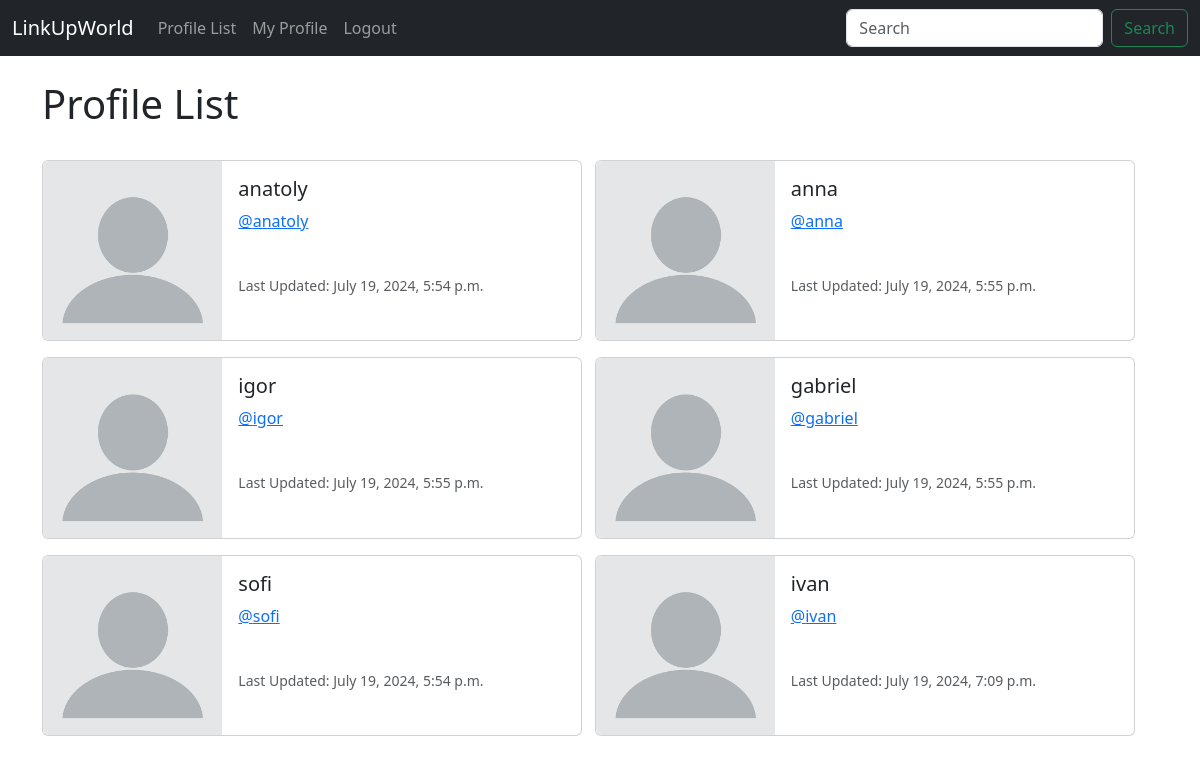
The page /profile-list/ (signed in) on the database its author committed.
### core/models.py (models this page shows, shortened)
class Profile(models.Model):
    user = models.OneToOneField(User, on_delete=models.CASCADE)
    follows = models.ManyToManyField("self", related_name="followed_by", symmetrical=False, blank=True)
    date_modified = models.DateTimeField(User, auto_now=True)

### core/views.py (the view)
# urls.py: path('profile-list/', views.profile_list, name="profile_list"),
def profile_list(request):
    profiles = Profile.objects.exclude()
    return render(request, 'core/profile_list.html', {'profiles': profiles})

### core/templates/core/profile_list.html
{% extends 'core/base.html' %}
{% load static %}
{% block content %}
<h1>Profile List</h1>
<br>
{% if profiles %}
    {% for profile in profiles %}
    <div class="d-inline-flex card mb-3" style="max-width: 540px;">
  <div class="row g-0">
    <div class="col-md-4">
      <img src="{% static 'images/default_avatar.png' %}" class="img-fluid rounded-start" alt="Profile Image">
    </div>
    <div class="col-md-8">
      <div class="card-body">
        <h5 class="card-title">{{ profile.user.username }}</h5>
        <p class="card-text"><a href="{% url 'profile' profile.user.id %}">@{{ profile.user.username }}</a></p><br>
        <p class="card-text"><small class="text-body-secondary">Last Updated: {{ profile.date_modified }}</small></p>
      </div>
    </div>
  </div>
</div> &nbsp
    {% endfor %}
{% endif %}
{% endblock %}

### rows shown on the page
Profile: user.username "anatoly", date_modified "July 19, 2024, 5:54 p.m."
Profile: user.username "anna", date_modified "July 19, 2024, 5:55 p.m."
Profile: user.username "igor", date_modified "July 19, 2024, 5:55 p.m."
Profile: user.username "gabriel", date_modified "July 19, 2024, 5:55 p.m."
Profile: user.username "sofi", date_modified "July 19, 2024, 5:54 p.m."
Profile: user.username "ivan", date_modified "July 19, 2024, 7:09 p.m."
